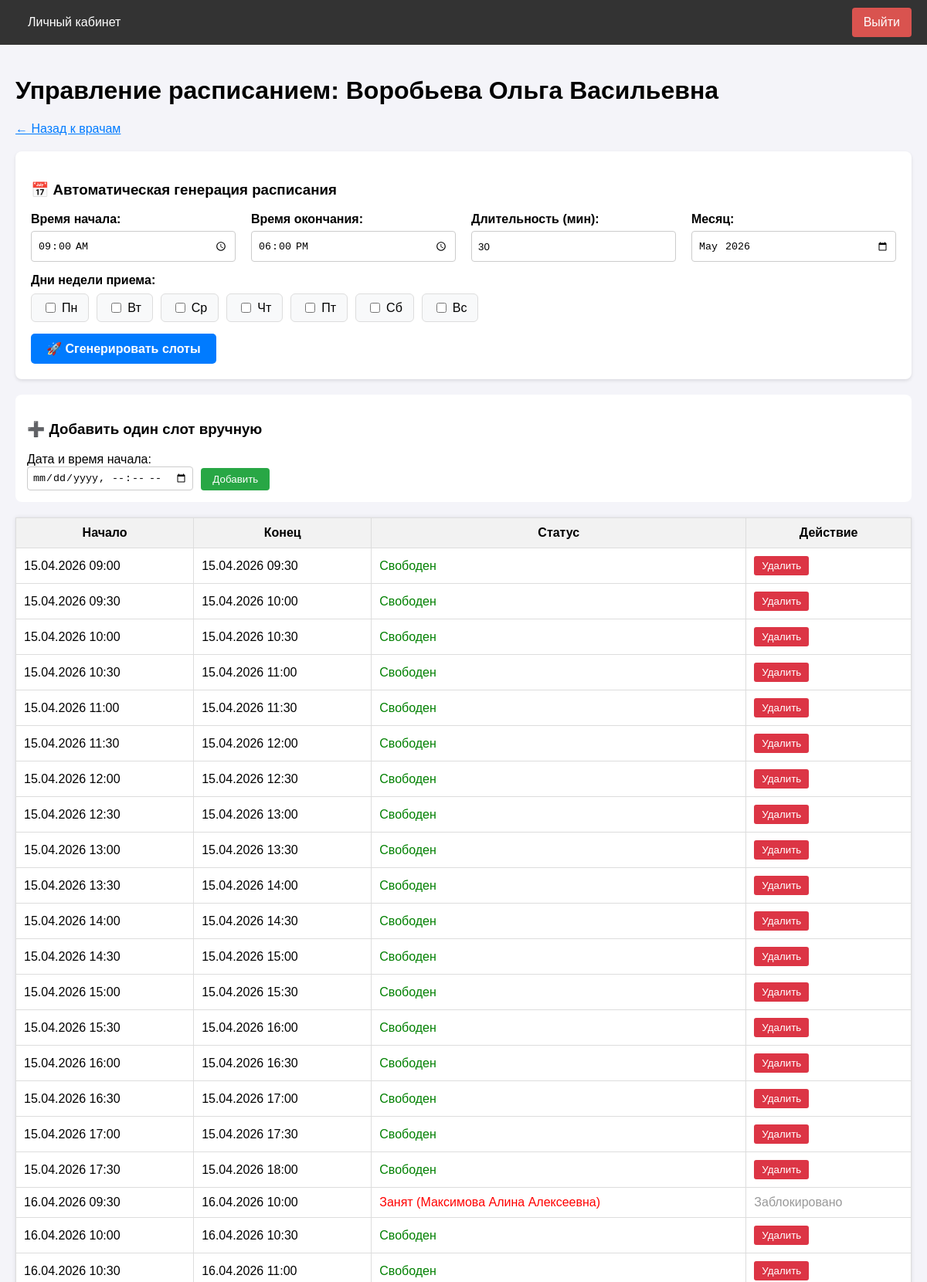
The page /admin/schedule/1 (signed in, upper part) on the database its author committed.
### app/models.py (models this page shows, shortened)
class User(UserMixin, db.Model):
    __tablename__ = 'users'
    id = db.Column(db.Integer, primary_key=True)
    username = db.Column(db.String(64), index=True, unique=True)
    email = db.Column(db.String(120), index=True, unique=True)
    phone = db.Column(db.String(20), index=True, unique=True)
    password_hash = db.Column(db.String(256))
    role = db.Column(db.String(20), index=True, default='patient')
    specialty = db.Column(db.String(100), nullable=True) # Для врача
    office_number = db.Column(db.String(10), nullable=True) # Для врача
    oms_number = db.Column(db.String(20), nullable=True) # Для пациента
    created_at = db.Column(db.DateTime, default=datetime.utcnow)
    appointments_as_patient = db.relationship('Appointment', foreign_keys='Appointment.patient_id', backref='patient', lazy='dynamic')
    appointments_as_doctor = db.relationship('Appointment', foreign_keys='Appointment.doctor_id', backref='doctor', lazy='dynamic')
    schedule_slots = db.relationship('ScheduleSlot', backref='doctor', lazy='dynamic')
    action_logs = db.relationship('ActionLog', backref='user', lazy='dynamic')

class ScheduleSlot(db.Model):
    __tablename__ = 'schedule_slots'
    id = db.Column(db.Integer, primary_key=True)
    doctor_id = db.Column(db.Integer, db.ForeignKey('users.id'), nullable=False)
    start_time = db.Column(db.DateTime, nullable=False, index=True)
    end_time = db.Column(db.DateTime, nullable=False)
    is_available = db.Column(db.Boolean, default=True) # True - свободно, False - занято/отменено
    appointment = db.relationship('Appointment', uselist=False, backref='slot')

### app/admin/routes.py (the view)
@bp.route('/schedule/<int:doctor_id>')
@login_required
@role_required('admin')
def manage_schedule(doctor_id):
    doctor = User.query.get_or_404(doctor_id)
    if doctor.role != 'doctor':
        flash('Выберите врача для управления расписанием.')
        return redirect(url_for('admin.manage_doctors'))
    slots = ScheduleSlot.query.filter_by(doctor_id=doctor.id).order_by(ScheduleSlot.start_time).all()
    return render_template('admin/manage_schedule.html', title=f'Расписание: {doctor.username}', doctor=doctor, slots=slots)

### app/models.py (called while the page is built)
@login_manager.user_loader
def load_user(user_id):
    return User.query.get(int(user_id))

### app/utils.py (called while the page is built)
def role_required(role):
    def decorator(f):
        @wraps(f)
        def decorated_function(*args, **kwargs):
            if not current_user.is_authenticated:
                return redirect(url_for('auth.login'))
            if current_user.role != role:
                flash('У вас нет доступа к этой странице.')
                return redirect(url_for('main.index'))
            return f(*args, **kwargs)
        return decorated_function
    return decorator

### app/templates/admin/manage_schedule.html (shortened to what this page needs)
{% extends "base.html" %}
{% block content %}
<h1>Управление расписанием: {{ doctor.username }}</h1>
<a href="{{ url_for('admin.manage_doctors') }}" style="color:#007bff; margin-bottom:20px; display:inline-block;">← Назад к врачам</a>
<div style="background:white; padding:20px; border-radius:8px; margin-bottom:20px; box-shadow: 0 2px 4px rgba(0,0,0,0.1);">
    <h3>📅 Автоматическая генерация расписания</h3>
    <form action="{{ url_for('admin.generate_schedule_slots', doctor_id=doctor.id) }}" method="post">
        <div style="display: grid; grid-template-columns: repeat(auto-fit, minmax(180px, 1fr)); gap: 20px; margin-bottom: 15px;">
            <div style="display: flex; flex-direction: column;">
                <label style="margin-bottom:6px; font-weight:bold;">Время начала:</label>
                <input type="time" name="start_time" value="09:00" required style="height:40px; padding:8px; border:1px solid #ccc; border-radius:4px; box-sizing:border-box;">
            </div>
            <div style="display: flex; flex-direction: column;">
                <label style="margin-bottom:6px; font-weight:bold;">Время окончания:</label>
                <input type="time" name="end_time" value="18:00" required style="height:40px; padding:8px; border:1px solid #ccc; border-radius:4px; box-sizing:border-box;">
            </div>
            <div style="display: flex; flex-direction: column;">
                <label style="margin-bottom:6px; font-weight:bold;">Длительность (мин):</label>
                <input type="number" name="duration" value="30" min="10" max="120" step="5" required style="height:40px; padding:8px; border:1px solid #ccc; border-radius:4px; box-sizing:border-box;">
            </div>
            <div style="display: flex; flex-direction: column;">
                <label style="margin-bottom:6px; font-weight:bold;">Месяц:</label>
                <input type="month" name="month" value="{{ datetime.now().strftime('%Y-%m') }}" required style="height:40px; padding:8px; border:1px solid #ccc; border-radius:4px; box-sizing:border-box;">
            </div>
        </div>
        <div style="margin-bottom: 15px;">
            <label style="display:block; margin-bottom:8px; font-weight:bold;">Дни недели приема:</label>
            <div style="display: flex; gap: 10px; flex-wrap: wrap;">
                {% set days = [('0', 'Пн'), ('1', 'Вт'), ('2', 'Ср'), ('3', 'Чт'), ('4', 'Пт'), ('5', 'Сб'), ('6', 'Вс')] %}
                {% for val, name in days %}
                <label style="cursor: pointer; background: #f8f9fa; padding: 8px 14px; border-radius: 6px; border: 1px solid #ddd; display: flex; align-items: center; white-space: nowrap;">
                    <input type="checkbox" name="days" value="{{ val }}" style="margin-right:8px;"> {{ name }}
                </label>
                {% endfor %}
            </div>
        </div>
        <button type="submit" style="padding:10px 20px; background:#007bff; color:white; border:none; border-radius:5px; cursor:pointer; font-weight: bold; font-size:1em;">🚀 Сгенерировать слоты</button>
    </form>
</div>
<div style="background:white; padding:15px; border-radius:8px; margin-bottom:20px;">
    <h3>➕ Добавить один слот вручную</h3>
    <form action="{{ url_for('admin.add_slot') }}" method="post" style="display:flex; gap:10px; align-items:flex-end;">
        <div>
            <label>Дата и время начала:</label><br>
            <input type="datetime-local" name="start_time" required style="padding:6px; border:1px solid #ccc; border-radius:4px;">
        </div>
        <button type="submit" style="padding:7px 15px; background:#28a745; color:white; border:none; border-radius:4px; cursor:pointer;">Добавить</button>
    </form>
</div>
<table style="width:100%; border-collapse:collapse; background:white; box-shadow:0 0 5px rgba(0,0,0,0.1);">
    <tr style="background:#f2f2f2;">
        <th style="border:1px solid #ddd; padding:10px;">Начало</th>
        <th style="border:1px solid #ddd; padding:10px;">Конец</th>
        <th style="border:1px solid #ddd; padding:10px;">Статус</th>
        <th style="border:1px solid #ddd; padding:10px;">Действие</th>
    </tr>
    {% for slot in slots %}
    <tr>
        <td style="border:1px solid #ddd; padding:10px;">{{ slot.start_time.strftime('%d.%m.%Y %H:%M') }}</td>
        <td style="border:1px solid #ddd; padding:10px;">{{ slot.end_time.strftime('%d.%m.%Y %H:%M') }}</td>
        <td style="border:1px solid #ddd; padding:10px; color:{% if slot.is_available %}green{% else %}red{% endif %};">
            {% if slot.is_available %}Свободен{% else %}Занят ({{ slot.appointment.patient.username }}){% endif %}
        </td>
        <td style="border:1px solid #ddd; padding:10px;">
            {% if slot.is_available %}
            <form action="{{ url_for('admin.delete_slot', slot_id=slot.id) }}" method="post" onsubmit="return confirm('Удалить слот?');">
                <button type="submit" style="border:none; background:#dc3545; color:white; padding:5px 10px; border-radius:3px; cursor:pointer;">Удалить</button>
            </form>
            {% else %}
            <span style="color:#999;">Заблокировано</span>
            {% endif %}
        </td>
    </tr>
    {% else %}
    <tr><td colspan="4" style="border:1px solid #ddd; padding:10px; text-align:center;">Расписание пусто.</td></tr>
    {% endfor %}
</table>
{% endblock %}

### app/templates/base.html (style rules this page uses)
body { font-family: Arial, sans-serif; margin: 0; padding: 0; background-color: #f4f4f9; }

### rows shown on the page
User: username "Воробьева Ольга Васильевна"
ScheduleSlot: start_time "15.04.2026 09:00", end_time "15.04.2026 09:30", is_available "Свободен"
ScheduleSlot: start_time "15.04.2026 09:30", end_time "15.04.2026 10:00", is_available "Свободен"
ScheduleSlot: start_time "15.04.2026 10:00", end_time "15.04.2026 10:30", is_available "Свободен"
ScheduleSlot: start_time "15.04.2026 10:30", end_time "15.04.2026 11:00", is_available "Свободен"
ScheduleSlot: start_time "15.04.2026 11:00", end_time "15.04.2026 11:30", is_available "Свободен"
ScheduleSlot: start_time "15.04.2026 11:30", end_time "15.04.2026 12:00", is_available "Свободен"
ScheduleSlot: start_time "15.04.2026 12:00", end_time "15.04.2026 12:30", is_available "Свободен"
ScheduleSlot: start_time "15.04.2026 12:30", end_time "15.04.2026 13:00", is_available "Свободен"
ScheduleSlot: start_time "15.04.2026 13:00", end_time "15.04.2026 13:30", is_available "Свободен"
ScheduleSlot: start_time "15.04.2026 13:30", end_time "15.04.2026 14:00", is_available "Свободен"
ScheduleSlot: start_time "15.04.2026 14:00", end_time "15.04.2026 14:30", is_available "Свободен"
ScheduleSlot: start_time "15.04.2026 14:30", end_time "15.04.2026 15:00", is_available "Свободен"
ScheduleSlot: start_time "15.04.2026 15:00", end_time "15.04.2026 15:30", is_available "Свободен"
ScheduleSlot: start_time "15.04.2026 15:30", end_time "15.04.2026 16:00", is_available "Свободен"
ScheduleSlot: start_time "15.04.2026 16:00", end_time "15.04.2026 16:30", is_available "Свободен"
ScheduleSlot: start_time "15.04.2026 16:30", end_time "15.04.2026 17:00", is_available "Свободен"
ScheduleSlot: start_time "15.04.2026 17:00", end_time "15.04.2026 17:30", is_available "Свободен"
ScheduleSlot: start_time "15.04.2026 17:30", end_time "15.04.2026 18:00", is_available "Свободен"
ScheduleSlot: start_time "16.04.2026 09:30", end_time "16.04.2026 10:00", appointment.patient.username "Максимова Алина Алексеевна", is_available "Заблокировано"
ScheduleSlot: start_time "16.04.2026 10:00", end_time "16.04.2026 10:30", is_available "Свободен"
ScheduleSlot: start_time "16.04.2026 10:30", end_time "16.04.2026 11:00", is_available "Свободен"

### other values the page prints
{{ name }} "Пн" "Вт" "Ср" "Чт" "Пт" "Сб" "Вс"
